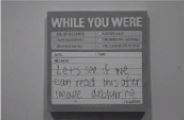
%> input picture image restoraiton/Capture2.JPG, 184 x 120 px
$ octave Using_fourier.m   (GNU Octave 9; MATLAB toolbox functions it lacks are replaced by stand-ins)
%> lines starting %> are read from the running program, lines starting %| are printed output that depends on the picture
close all;
%................Using Fourier Transforms.................
%image preprocessing
y = rgb2gray((imread('capture2.jpg')));
%> y: size 120x184 uint8; min 35, max 195, mean 120.6
y = im2double(y);
%> y: size 120x184 double

%take disk psf
PSF = fspecial('disk', 8);
%convolve image with psf
%or use imfilter w/ 'conv'
yblur = conv2(y,PSF);
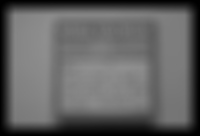
%> yblur: size 136x200 double; min 0, max 0.563, mean 0.384

%plot original image
figure();
subplot(2,1,1); imshow(y); title('actual image');
%plot unnoisy blurred image
subplot(2,1,2); imshow(yblur); title('blurred image');

%add noise at different levels to the blurred image
y2BlurredNoisy = imnoise(yblur,'gaussian',0,.0000000000001);
y3BlurredNoisy = imnoise(yblur,'gaussian',0,.00000000001);
y4BlurredNoisy = imnoise(yblur, 'gaussian', 0,.000001);

%plot different noisy blurred images
figure();
subplot(2,4,1); imshow(yblur); title('no noise');
subplot(2,4,2); imshow(y2BlurredNoisy); title('Gaussian white noise of variance 10^{-13}');
subplot(2,4,3); imshow(y3BlurredNoisy); title('Gaussian white noise of variance 10^{-11}');
subplot(2,4,4); imshow(y4BlurredNoisy); title('Gaussian white noise of variance 10^{-6}');

%use simple X = Y/H to get back original image
%show how much noise affects it
Y1 = fft2(yblur);
Y2 = fft2(y2BlurredNoisy);
Y3 = fft2(y3BlurredNoisy);
Y4 = fft2(y4BlurredNoisy);

%zero pad the psf to match the size of the blurred image
%noisy images are all the same size, thus do not require unique PSF's
newh = zeros(size(yblur));
psfsize = size(PSF);
newh(1: psfsize(1), 1:psfsize(2))= PSF;
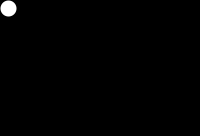
%> newh: size 136x200 double; min 0, max 0.00497, mean 3.68e-05; drawn with min black and max white
H = fft2(newh);

%use simple X = Y/H to get back original image
%show how much noise affects it
y1deblurred = ifft2(Y1./H);
y2deblurred = ifft2(Y2./H);
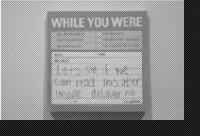
%> y2deblurred: size 136x200 double; min -0.105, max 0.788, mean 0.384; drawn with min black and max white
y3deblurred = ifft2(Y3./H);
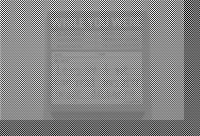
%> y3deblurred: size 136x200 double; min -1.29, max 1.89, mean 0.384; drawn with min black and max white
y4deblurred = ifft2(Y4./H);
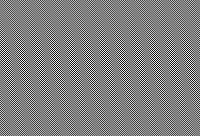
%> y4deblurred: size 136x200 double; min -285.9, max 283, mean 0.4; drawn with min black and max white

%plot deblurred images
subplot(2,4,5);imshow(y1deblurred);title('no noise');
subplot(2,4,6);imshow(y2deblurred);title('Gaussian white noise of variance 10^{-13}');
subplot(2,4,7);imshow(y3deblurred);title('Gaussian white noise of variance 10^{-11}');
%> after `imshow(y3deblurred)`:
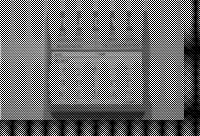
%> displayed picture: size 136x200, on the screen's scale of 0 to 255; min 0, max 255, mean 108.9
subplot(2,4,8);imshow(y4deblurred);title('Gaussian white noise of variance 10^{-6}');
%> after `imshow(y4deblurred)`:
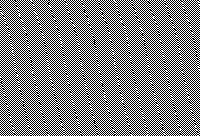
%> displayed picture: size 136x200, on the screen's scale of 0 to 255; min 0, max 255, mean 127.4
